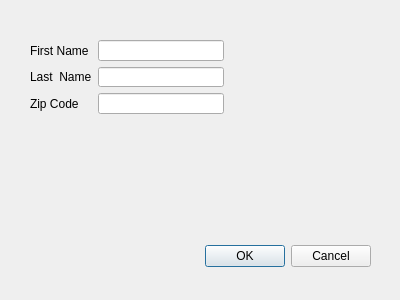
<ui version="4.0" >
 <class>Dialog</class>
 <widget class="QDialog" name="Dialog" >
  <property name="geometry" >
   <rect>
    <x>0</x>
    <y>0</y>
    <width>400</width>
    <height>300</height>
   </rect>
  </property>
  <property name="windowTitle" >
   <string>Dialog</string>
  </property>
  <widget class="QDialogButtonBox" name="buttonBox" >
   <property name="geometry" >
    <rect>
     <x>30</x>
     <y>240</y>
     <width>341</width>
     <height>32</height>
    </rect>
   </property>
   <property name="orientation" >
    <enum>Qt::Horizontal</enum>
   </property>
   <property name="standardButtons" >
    <set>QDialogButtonBox::Cancel|QDialogButtonBox::Ok</set>
   </property>
  </widget>
  <widget class="QWidget" name="" >
   <property name="geometry" >
    <rect>
     <x>30</x>
     <y>40</y>
     <width>194</width>
     <height>74</height>
    </rect>
   </property>
   <layout class="QFormLayout" name="formLayout" >
    <item row="0" column="0" >
     <widget class="QLabel" name="label" >
      <property name="text" >
       <string>First Name</string>
      </property>
     </widget>
    </item>
    <item row="0" column="1" >
     <widget class="QLineEdit" name="lineEdit" />
    </item>
    <item row="1" column="0" >
     <widget class="QLabel" name="label_2" >
      <property name="text" >
       <string>Last  Name</string>
      </property>
     </widget>
    </item>
    <item row="1" column="1" >
     <widget class="QLineEdit" name="lineEdit_2" />
    </item>
    <item row="2" column="0" >
     <widget class="QLabel" name="label_3" >
      <property name="text" >
       <string>Zip Code</string>
      </property>
     </widget>
    </item>
    <item row="2" column="1" >
     <widget class="QLineEdit" name="lineEdit_3" />
    </item>
   </layout>
  </widget>
 </widget>
 <resources/>
 <connections>
  <connection>
   <sender>buttonBox</sender>
   <signal>accepted()</signal>
   <receiver>Dialog</receiver>
   <slot>accept()</slot>
   <hints>
    <hint type="sourcelabel" >
     <x>248</x>
     <y>254</y>
    </hint>
    <hint type="destinationlabel" >
     <x>157</x>
     <y>274</y>
    </hint>
   </hints>
  </connection>
  <connection>
   <sender>buttonBox</sender>
   <signal>rejected()</signal>
   <receiver>Dialog</receiver>
   <slot>reject()</slot>
   <hints>
    <hint type="sourcelabel" >
     <x>316</x>
     <y>260</y>
    </hint>
    <hint type="destinationlabel" >
     <x>286</x>
     <y>274</y>
    </hint>
   </hints>
  </connection>
 </connections>
</ui>
